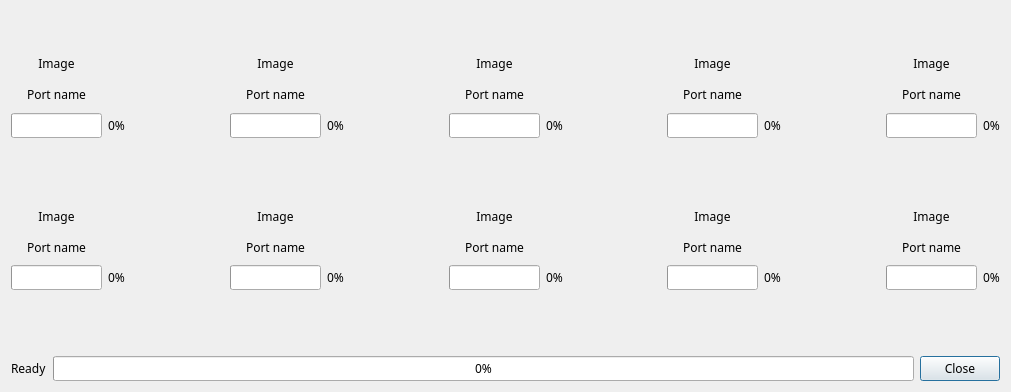
<?xml version="1.0" encoding="UTF-8"?>
<ui version="4.0">
 <class>MODI_ESP32_FIRMWARE_UPDATE_LIST</class>
 <widget class="QDialog" name="MODI_ESP32_FIRMWARE_UPDATE_LIST">
  <property name="geometry">
   <rect>
    <x>0</x>
    <y>0</y>
    <width>1011</width>
    <height>392</height>
   </rect>
  </property>
  <property name="sizePolicy">
   <sizepolicy hsizetype="MinimumExpanding" vsizetype="MinimumExpanding">
    <horstretch>0</horstretch>
    <verstretch>0</verstretch>
   </sizepolicy>
  </property>
  <property name="minimumSize">
   <size>
    <width>0</width>
    <height>0</height>
   </size>
  </property>
  <property name="maximumSize">
   <size>
    <width>16777215</width>
    <height>16777215</height>
   </size>
  </property>
  <property name="font">
   <font>
    <family>LuxHanSans</family>
   </font>
  </property>
  <property name="focusPolicy">
   <enum>Qt::StrongFocus</enum>
  </property>
  <property name="windowTitle">
   <string>Dialog</string>
  </property>
  <property name="autoFillBackground">
   <bool>false</bool>
  </property>
  <layout class="QVBoxLayout" name="verticalLayout">
   <item>
    <spacer name="verticalSpacer_4">
     <property name="orientation">
      <enum>Qt::Vertical</enum>
     </property>
     <property name="sizeType">
      <enum>QSizePolicy::Fixed</enum>
     </property>
     <property name="sizeHint" stdset="0">
      <size>
       <width>20</width>
       <height>40</height>
      </size>
     </property>
    </spacer>
   </item>
   <item>
    <layout class="QHBoxLayout" name="horizontalLayout">
     <item>
      <layout class="QGridLayout" name="gridLayout">
       <item row="0" column="0">
        <widget class="QLabel" name="image_1">
         <property name="text">
          <string>Image</string>
         </property>
         <property name="alignment">
          <set>Qt::AlignCenter</set>
         </property>
        </widget>
       </item>
       <item row="1" column="0">
        <widget class="QLabel" name="port_1">
         <property name="text">
          <string>Port name</string>
         </property>
         <property name="alignment">
          <set>Qt::AlignCenter</set>
         </property>
        </widget>
       </item>
       <item row="2" column="0">
        <widget class="QProgressBar" name="progress_bar_1">
         <property name="value">
          <number>0</number>
         </property>
         <property name="textVisible">
          <bool>false</bool>
         </property>
         <property name="orientation">
          <enum>Qt::Horizontal</enum>
         </property>
         <property name="textDirection">
          <enum>QProgressBar::TopToBottom</enum>
         </property>
        </widget>
       </item>
       <item row="2" column="1">
        <widget class="QLabel" name="progress_value_1">
         <property name="text">
          <string>0%</string>
         </property>
         <property name="alignment">
          <set>Qt::AlignCenter</set>
         </property>
        </widget>
       </item>
      </layout>
     </item>
     <item>
      <spacer name="horizontalSpacer_2">
       <property name="orientation">
        <enum>Qt::Horizontal</enum>
       </property>
       <property name="sizeType">
        <enum>QSizePolicy::MinimumExpanding</enum>
       </property>
       <property name="sizeHint" stdset="0">
        <size>
         <width>37</width>
         <height>17</height>
        </size>
       </property>
      </spacer>
     </item>
     <item>
      <layout class="QGridLayout" name="gridLayout_2">
       <item row="0" column="0">
        <widget class="QLabel" name="image_2">
         <property name="text">
          <string>Image</string>
         </property>
         <property name="alignment">
          <set>Qt::AlignCenter</set>
         </property>
        </widget>
       </item>
       <item row="1" column="0">
        <widget class="QLabel" name="port_2">
         <property name="text">
          <string>Port name</string>
         </property>
         <property name="alignment">
          <set>Qt::AlignCenter</set>
         </property>
        </widget>
       </item>
       <item row="2" column="0">
        <widget class="QProgressBar" name="progress_bar_2">
         <property name="value">
          <number>0</number>
         </property>
         <property name="textVisible">
          <bool>false</bool>
         </property>
         <property name="orientation">
          <enum>Qt::Horizontal</enum>
         </property>
         <property name="textDirection">
          <enum>QProgressBar::TopToBottom</enum>
         </property>
        </widget>
       </item>
       <item row="2" column="1">
        <widget class="QLabel" name="progress_value_2">
         <property name="text">
          <string>0%</string>
         </property>
         <property name="alignment">
          <set>Qt::AlignCenter</set>
         </property>
        </widget>
       </item>
      </layout>
     </item>
     <item>
      <spacer name="horizontalSpacer_3">
       <property name="orientation">
        <enum>Qt::Horizontal</enum>
       </property>
       <property name="sizeType">
        <enum>QSizePolicy::MinimumExpanding</enum>
       </property>
       <property name="sizeHint" stdset="0">
        <size>
         <width>37</width>
         <height>17</height>
        </size>
       </property>
      </spacer>
     </item>
     <item>
      <layout class="QGridLayout" name="gridLayout_3">
       <item row="0" column="0">
        <widget class="QLabel" name="image_3">
         <property name="text">
          <string>Image</string>
         </property>
         <property name="alignment">
          <set>Qt::AlignCenter</set>
         </property>
        </widget>
       </item>
       <item row="1" column="0">
        <widget class="QLabel" name="port_3">
         <property name="text">
          <string>Port name</string>
         </property>
         <property name="alignment">
          <set>Qt::AlignCenter</set>
         </property>
        </widget>
       </item>
       <item row="2" column="0">
        <widget class="QProgressBar" name="progress_bar_3">
         <property name="value">
          <number>0</number>
         </property>
         <property name="textVisible">
          <bool>false</bool>
         </property>
         <property name="orientation">
          <enum>Qt::Horizontal</enum>
         </property>
         <property name="textDirection">
          <enum>QProgressBar::TopToBottom</enum>
         </property>
        </widget>
       </item>
       <item row="2" column="1">
        <widget class="QLabel" name="progress_value_3">
         <property name="text">
          <string>0%</string>
         </property>
         <property name="alignment">
          <set>Qt::AlignCenter</set>
         </property>
        </widget>
       </item>
      </layout>
     </item>
     <item>
      <spacer name="horizontalSpacer_4">
       <property name="orientation">
        <enum>Qt::Horizontal</enum>
       </property>
       <property name="sizeType">
        <enum>QSizePolicy::MinimumExpanding</enum>
       </property>
       <property name="sizeHint" stdset="0">
        <size>
         <width>37</width>
         <height>17</height>
        </size>
       </property>
      </spacer>
     </item>
     <item>
      <layout class="QGridLayout" name="gridLayout_4">
       <item row="0" column="0">
        <widget class="QLabel" name="image_4">
         <property name="text">
          <string>Image</string>
         </property>
         <property name="alignment">
          <set>Qt::AlignCenter</set>
         </property>
        </widget>
       </item>
       <item row="1" column="0">
        <widget class="QLabel" name="port_4">
         <property name="text">
          <string>Port name</string>
         </property>
         <property name="alignment">
          <set>Qt::AlignCenter</set>
         </property>
        </widget>
       </item>
       <item row="2" column="0">
        <widget class="QProgressBar" name="progress_bar_4">
         <property name="value">
          <number>0</number>
         </property>
         <property name="textVisible">
          <bool>false</bool>
         </property>
         <property name="orientation">
          <enum>Qt::Horizontal</enum>
         </property>
         <property name="textDirection">
          <enum>QProgressBar::TopToBottom</enum>
         </property>
        </widget>
       </item>
       <item row="2" column="1">
        <widget class="QLabel" name="progress_value_4">
         <property name="text">
          <string>0%</string>
         </property>
         <property name="alignment">
          <set>Qt::AlignCenter</set>
         </property>
        </widget>
       </item>
      </layout>
     </item>
     <item>
      <spacer name="horizontalSpacer_5">
       <property name="orientation">
        <enum>Qt::Horizontal</enum>
       </property>
       <property name="sizeType">
        <enum>QSizePolicy::MinimumExpanding</enum>
       </property>
       <property name="sizeHint" stdset="0">
        <size>
         <width>37</width>
         <height>17</height>
        </size>
       </property>
      </spacer>
     </item>
     <item>
      <layout class="QGridLayout" name="gridLayout_5">
       <item row="0" column="0">
        <widget class="QLabel" name="image_5">
         <property name="text">
          <string>Image</string>
         </property>
         <property name="alignment">
          <set>Qt::AlignCenter</set>
         </property>
        </widget>
       </item>
       <item row="1" column="0">
        <widget class="QLabel" name="port_5">
         <property name="text">
          <string>Port name</string>
         </property>
         <property name="alignment">
          <set>Qt::AlignCenter</set>
         </property>
        </widget>
       </item>
       <item row="2" column="0">
        <widget class="QProgressBar" name="progress_bar_5">
         <property name="value">
          <number>0</number>
         </property>
         <property name="textVisible">
          <bool>false</bool>
         </property>
         <property name="orientation">
          <enum>Qt::Horizontal</enum>
         </property>
         <property name="textDirection">
          <enum>QProgressBar::TopToBottom</enum>
         </property>
        </widget>
       </item>
       <item row="2" column="1">
        <widget class="QLabel" name="progress_value_5">
         <property name="text">
          <string>0%</string>
         </property>
         <property name="alignment">
          <set>Qt::AlignCenter</set>
         </property>
        </widget>
       </item>
      </layout>
     </item>
    </layout>
   </item>
   <item>
    <spacer name="verticalSpacer_3">
     <property name="orientation">
      <enum>Qt::Vertical</enum>
     </property>
     <property name="sizeType">
      <enum>QSizePolicy::Fixed</enum>
     </property>
     <property name="sizeHint" stdset="0">
      <size>
       <width>20</width>
       <height>60</height>
      </size>
     </property>
    </spacer>
   </item>
   <item>
    <layout class="QHBoxLayout" name="horizontalLayout_2">
     <item>
      <layout class="QGridLayout" name="gridLayout_6">
       <item row="0" column="0">
        <widget class="QLabel" name="image_6">
         <property name="text">
          <string>Image</string>
         </property>
         <property name="alignment">
          <set>Qt::AlignCenter</set>
         </property>
        </widget>
       </item>
       <item row="1" column="0">
        <widget class="QLabel" name="port_6">
         <property name="text">
          <string>Port name</string>
         </property>
         <property name="alignment">
          <set>Qt::AlignCenter</set>
         </property>
        </widget>
       </item>
       <item row="2" column="0">
        <widget class="QProgressBar" name="progress_bar_6">
         <property name="value">
          <number>0</number>
         </property>
         <property name="textVisible">
          <bool>false</bool>
         </property>
         <property name="orientation">
          <enum>Qt::Horizontal</enum>
         </property>
         <property name="textDirection">
          <enum>QProgressBar::TopToBottom</enum>
         </property>
        </widget>
       </item>
       <item row="2" column="1">
        <widget class="QLabel" name="progress_value_6">
         <property name="text">
          <string>0%</string>
         </property>
         <property name="alignment">
          <set>Qt::AlignCenter</set>
         </property>
        </widget>
       </item>
      </layout>
     </item>
     <item>
      <spacer name="horizontalSpacer_6">
       <property name="orientation">
        <enum>Qt::Horizontal</enum>
       </property>
       <property name="sizeType">
        <enum>QSizePolicy::MinimumExpanding</enum>
       </property>
       <property name="sizeHint" stdset="0">
        <size>
         <width>37</width>
         <height>17</height>
        </size>
       </property>
      </spacer>
     </item>
     <item>
      <layout class="QGridLayout" name="gridLayout_7">
       <item row="0" column="0">
        <widget class="QLabel" name="image_7">
         <property name="text">
          <string>Image</string>
         </property>
         <property name="alignment">
          <set>Qt::AlignCenter</set>
         </property>
        </widget>
       </item>
       <item row="1" column="0">
        <widget class="QLabel" name="port_7">
         <property name="text">
          <string>Port name</string>
         </property>
         <property name="alignment">
          <set>Qt::AlignCenter</set>
         </property>
        </widget>
       </item>
       <item row="2" column="0">
        <widget class="QProgressBar" name="progress_bar_7">
         <property name="value">
          <number>0</number>
         </property>
         <property name="textVisible">
          <bool>false</bool>
         </property>
         <property name="orientation">
          <enum>Qt::Horizontal</enum>
         </property>
         <property name="textDirection">
          <enum>QProgressBar::TopToBottom</enum>
         </property>
        </widget>
       </item>
       <item row="2" column="1">
        <widget class="QLabel" name="progress_value_7">
         <property name="text">
          <string>0%</string>
         </property>
         <property name="alignment">
          <set>Qt::AlignCenter</set>
         </property>
        </widget>
       </item>
      </layout>
     </item>
     <item>
      <spacer name="horizontalSpacer_7">
       <property name="orientation">
        <enum>Qt::Horizontal</enum>
       </property>
       <property name="sizeType">
        <enum>QSizePolicy::MinimumExpanding</enum>
       </property>
       <property name="sizeHint" stdset="0">
        <size>
         <width>37</width>
         <height>17</height>
        </size>
       </property>
      </spacer>
     </item>
     <item>
      <layout class="QGridLayout" name="gridLayout_8">
       <item row="0" column="0">
        <widget class="QLabel" name="image_8">
         <property name="text">
          <string>Image</string>
         </property>
         <property name="alignment">
          <set>Qt::AlignCenter</set>
         </property>
        </widget>
       </item>
       <item row="1" column="0">
        <widget class="QLabel" name="port_8">
         <property name="text">
          <string>Port name</string>
         </property>
         <property name="alignment">
          <set>Qt::AlignCenter</set>
         </property>
        </widget>
       </item>
       <item row="2" column="0">
        <widget class="QProgressBar" name="progress_bar_8">
         <property name="value">
          <number>0</number>
         </property>
         <property name="textVisible">
          <bool>false</bool>
         </property>
         <property name="orientation">
          <enum>Qt::Horizontal</enum>
         </property>
         <property name="textDirection">
          <enum>QProgressBar::TopToBottom</enum>
         </property>
        </widget>
       </item>
       <item row="2" column="1">
        <widget class="QLabel" name="progress_value_8">
         <property name="text">
          <string>0%</string>
         </property>
         <property name="alignment">
          <set>Qt::AlignCenter</set>
         </property>
        </widget>
       </item>
      </layout>
     </item>
     <item>
      <spacer name="horizontalSpacer_8">
       <property name="orientation">
        <enum>Qt::Horizontal</enum>
       </property>
       <property name="sizeType">
        <enum>QSizePolicy::MinimumExpanding</enum>
       </property>
       <property name="sizeHint" stdset="0">
        <size>
         <width>37</width>
         <height>17</height>
        </size>
       </property>
      </spacer>
     </item>
     <item>
      <layout class="QGridLayout" name="gridLayout_9">
       <item row="0" column="0">
        <widget class="QLabel" name="image_9">
         <property name="text">
          <string>Image</string>
         </property>
         <property name="alignment">
          <set>Qt::AlignCenter</set>
         </property>
        </widget>
       </item>
       <item row="1" column="0">
        <widget class="QLabel" name="port_9">
         <property name="text">
          <string>Port name</string>
         </property>
         <property name="alignment">
          <set>Qt::AlignCenter</set>
         </property>
        </widget>
       </item>
       <item row="2" column="0">
        <widget class="QProgressBar" name="progress_bar_9">
         <property name="value">
          <number>0</number>
         </property>
         <property name="textVisible">
          <bool>false</bool>
         </property>
         <property name="orientation">
          <enum>Qt::Horizontal</enum>
         </property>
         <property name="textDirection">
          <enum>QProgressBar::TopToBottom</enum>
         </property>
        </widget>
       </item>
       <item row="2" column="1">
        <widget class="QLabel" name="progress_value_9">
         <property name="text">
          <string>0%</string>
         </property>
         <property name="alignment">
          <set>Qt::AlignCenter</set>
         </property>
        </widget>
       </item>
      </layout>
     </item>
     <item>
      <spacer name="horizontalSpacer_9">
       <property name="orientation">
        <enum>Qt::Horizontal</enum>
       </property>
       <property name="sizeType">
        <enum>QSizePolicy::MinimumExpanding</enum>
       </property>
       <property name="sizeHint" stdset="0">
        <size>
         <width>37</width>
         <height>17</height>
        </size>
       </property>
      </spacer>
     </item>
     <item>
      <layout class="QGridLayout" name="gridLayout_10">
       <item row="0" column="0">
        <widget class="QLabel" name="image_10">
         <property name="text">
          <string>Image</string>
         </property>
         <property name="alignment">
          <set>Qt::AlignCenter</set>
         </property>
        </widget>
       </item>
       <item row="1" column="0">
        <widget class="QLabel" name="port_10">
         <property name="text">
          <string>Port name</string>
         </property>
         <property name="alignment">
          <set>Qt::AlignCenter</set>
         </property>
        </widget>
       </item>
       <item row="2" column="0">
        <widget class="QProgressBar" name="progress_bar_10">
         <property name="value">
          <number>0</number>
         </property>
         <property name="textVisible">
          <bool>false</bool>
         </property>
         <property name="orientation">
          <enum>Qt::Horizontal</enum>
         </property>
         <property name="textDirection">
          <enum>QProgressBar::TopToBottom</enum>
         </property>
        </widget>
       </item>
       <item row="2" column="1">
        <widget class="QLabel" name="progress_value_10">
         <property name="text">
          <string>0%</string>
         </property>
         <property name="alignment">
          <set>Qt::AlignCenter</set>
         </property>
        </widget>
       </item>
      </layout>
     </item>
    </layout>
   </item>
   <item>
    <spacer name="verticalSpacer_5">
     <property name="orientation">
      <enum>Qt::Vertical</enum>
     </property>
     <property name="sizeType">
      <enum>QSizePolicy::Fixed</enum>
     </property>
     <property name="sizeHint" stdset="0">
      <size>
       <width>20</width>
       <height>60</height>
      </size>
     </property>
    </spacer>
   </item>
   <item>
    <layout class="QHBoxLayout" name="horizontalLayout_3">
     <item>
      <widget class="QLabel" name="total_status">
       <property name="text">
        <string>Ready</string>
       </property>
      </widget>
     </item>
     <item>
      <widget class="QProgressBar" name="progress_bar_total">
       <property name="value">
        <number>0</number>
       </property>
      </widget>
     </item>
     <item>
      <widget class="QPushButton" name="close_button">
       <property name="text">
        <string>Close</string>
       </property>
      </widget>
     </item>
    </layout>
   </item>
  </layout>
 </widget>
 <resources/>
 <connections/>
 <slots>
  <slot>slot1()</slot>
  <slot>slot2()</slot>
  <slot>slot3()</slot>
 </slots>
</ui>
